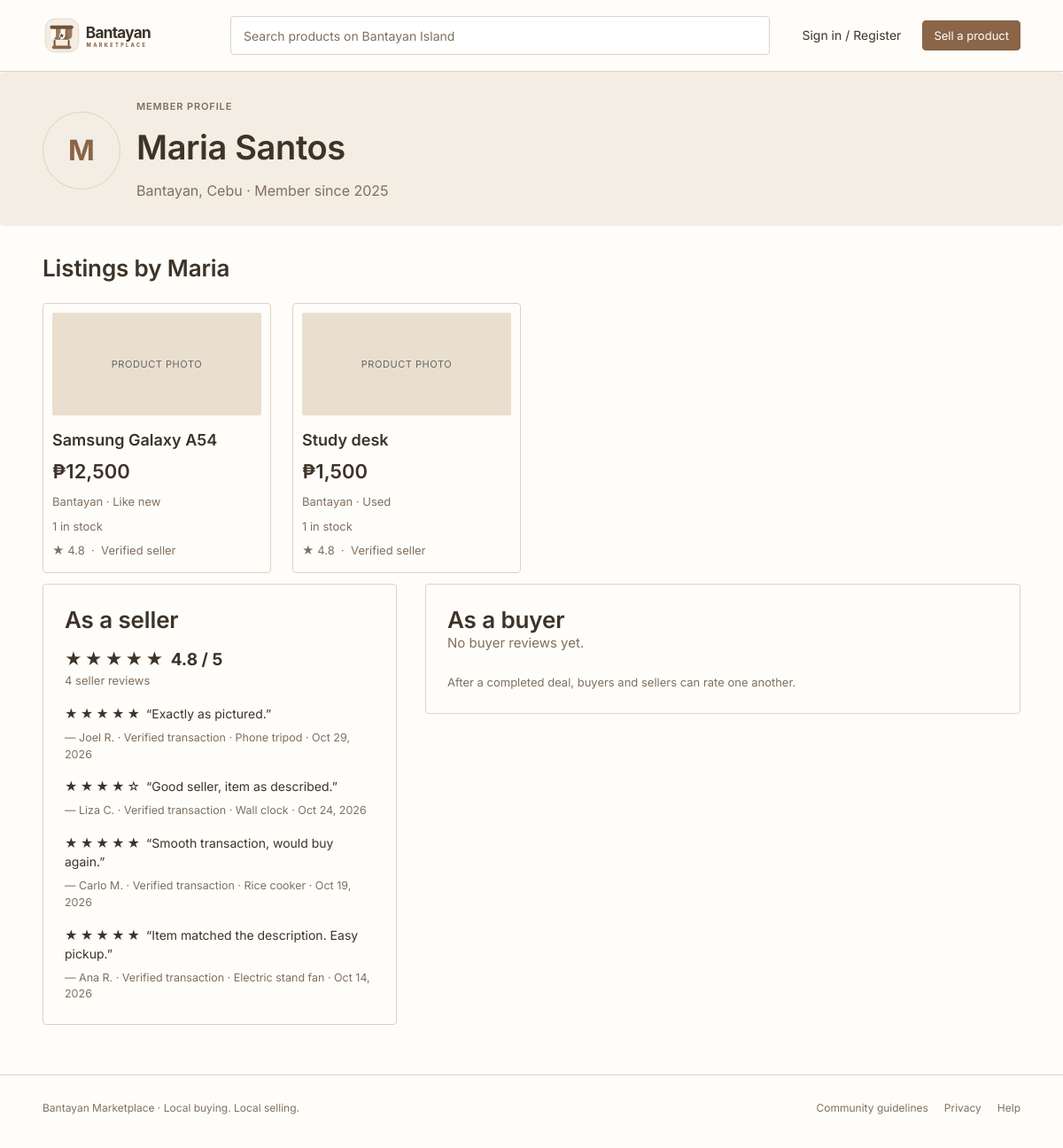
The page /seller.php?id=1 on the database its author committed.
### tables this page shows
CREATE TABLE IF NOT EXISTS users (
  id                 INT UNSIGNED NOT NULL AUTO_INCREMENT,
  firstname          VARCHAR(80)  NOT NULL,
  lastname           VARCHAR(80)  NOT NULL,
  username           VARCHAR(40)  NULL,
  email              VARCHAR(190) NULL,
  phone              VARCHAR(32)  NULL,
  phone_carrier      ENUM('globe','smart') NULL,
  email_verified_at  DATETIME     NULL,
  phone_verified_at  DATETIME     NULL,
  password_hash      VARCHAR(255) NOT NULL,
  town_id            INT UNSIGNED NOT NULL,
  role               ENUM('member','admin')      NOT NULL DEFAULT 'member',
  status             ENUM('active','restricted','deactivated') NOT NULL DEFAULT 'active',
  violation_count    INT UNSIGNED NOT NULL DEFAULT 0,
  profile_pic        VARCHAR(255) NULL,
  seller_background VARCHAR(255) NULL,
  terms_accepted_at  DATETIME     NOT NULL,
  face_verified_at   DATETIME     NULL,
  last_login_at      DATETIME     NULL,
  created_at         DATETIME     NOT NULL DEFAULT CURRENT_TIMESTAMP,
  updated_at         DATETIME     NOT NULL DEFAULT CURRENT_TIMESTAMP ON UPDATE CURRENT_TIMESTAMP,
  PRIMARY KEY (id),
  UNIQUE KEY uq_users_username (username),
  UNIQUE KEY uq_users_email (email),
  UNIQUE KEY uq_users_phone (phone),
  KEY idx_users_town (town_id),
  CONSTRAINT fk_users_town FOREIGN KEY (town_id) REFERENCES towns (id)
);

CREATE TABLE IF NOT EXISTS towns (
  id            INT UNSIGNED NOT NULL AUTO_INCREMENT,
  name          VARCHAR(60)  NOT NULL,
  slug          VARCHAR(60)  NOT NULL,
  PRIMARY KEY (id),
  UNIQUE KEY uq_towns_name (name),
  UNIQUE KEY uq_towns_slug (slug)
);

CREATE TABLE IF NOT EXISTS listings (
  id               INT UNSIGNED NOT NULL AUTO_INCREMENT,
  seller_id        INT UNSIGNED NOT NULL,
  category_id      INT UNSIGNED NULL,
  town_id          INT UNSIGNED NOT NULL,
  title            VARCHAR(150) NOT NULL,
  description      TEXT         NOT NULL,
  price            DECIMAL(10,2) NOT NULL DEFAULT 0.00,
  stock            INT UNSIGNED NOT NULL DEFAULT 1,
  item_condition   ENUM('new','like_new','used') NULL,
  status           ENUM('draft','pending','changes_requested','approved','rejected','removed','sold')
                   NOT NULL DEFAULT 'draft',
  submitted_at     DATETIME NULL,
  published_at     DATETIME NULL,
  sold_at          DATETIME NULL,
  created_at       DATETIME NOT NULL DEFAULT CURRENT_TIMESTAMP,
  updated_at       DATETIME NOT NULL DEFAULT CURRENT_TIMESTAMP ON UPDATE CURRENT_TIMESTAMP,
  PRIMARY KEY (id),
  KEY idx_listings_status_published (status, published_at),
  KEY idx_listings_category (category_id, status),
  KEY idx_listings_town (town_id),
  KEY idx_listings_seller (seller_id, status),
  KEY idx_listings_price (price),
  KEY idx_listings_stock (status, stock),
  CONSTRAINT chk_listings_price CHECK (price >= 0),
  CONSTRAINT fk_listings_seller   FOREIGN KEY (seller_id)   REFERENCES users (id),
  CONSTRAINT fk_listings_category FOREIGN KEY (category_id) REFERENCES categories (id),
  CONSTRAINT fk_listings_town     FOREIGN KEY (town_id)     REFERENCES towns (id)
);

CREATE TABLE IF NOT EXISTS reviews (
  id             INT UNSIGNED NOT NULL AUTO_INCREMENT,
  deal_id        INT UNSIGNED NOT NULL,
  reviewer_id    INT UNSIGNED NOT NULL,
  reviewee_id    INT UNSIGNED NOT NULL,
  reviewer_role  ENUM('buyer','seller') NOT NULL,
  rating         TINYINT UNSIGNED NOT NULL,
  comment        VARCHAR(500) NULL,
  created_at     DATETIME NOT NULL DEFAULT CURRENT_TIMESTAMP,
  PRIMARY KEY (id),
  UNIQUE KEY uq_review_once (deal_id, reviewer_id),
  KEY idx_reviews_reviewee (reviewee_id, reviewer_role),
  CONSTRAINT chk_reviews_rating  CHECK (rating BETWEEN 1 AND 5),
  CONSTRAINT chk_reviews_parties CHECK (reviewer_id <> reviewee_id),
  CONSTRAINT fk_reviews_deal     FOREIGN KEY (deal_id)     REFERENCES deals (id),
  CONSTRAINT fk_reviews_reviewer FOREIGN KEY (reviewer_id) REFERENCES users (id),
  CONSTRAINT fk_reviews_reviewee FOREIGN KEY (reviewee_id) REFERENCES users (id)
);

### src/helpers.php (called while the page is built, shortened)
<?php
function e(mixed $value): string
{
    return htmlspecialchars((string) $value, ENT_QUOTES | ENT_SUBSTITUTE, 'UTF-8');
}
function url(string $path = ''): string
{
    return BASE_PATH . '/' . ltrim($path, '/');
}
function money(float|int|string|null $amount): string
{
    $n = (float) $amount;
    $decimals = abs($n - round($n)) < 0.005 ? 0 : 2;
    return '₱' . number_format($n, $decimals);
}
function date_pretty(?string $datetime): string
{
    $ts = $datetime ? strtotime($datetime) : false;
    return $ts ? date('M j, Y', $ts) : '';
}
function condition_label(?string $c): string
{
    return match ($c) {
        'new' => 'New',
        'like_new' => 'Like new',
        'used' => 'Used',
        default => '',
    };
}
function full_name(array $row, string $prefix = ''): string
{
    return trim(($row[$prefix . 'firstname'] ?? '') . ' ' . ($row[$prefix . 'lastname'] ?? ''));
}
function short_name(array $row, string $prefix = ''): string
{
    $first = (string) ($row[$prefix . 'firstname'] ?? '');
    $last = (string) ($row[$prefix . 'lastname'] ?? '');
    return trim($first . ($last !== '' ? ' ' . mb_strtoupper(mb_substr($last, 0, 1)) . '.' : ''));
}
function town_label(string $town): string
{
    return $town . ', Cebu';
}
function repo(string $class): object
{
    static $cache = [];
    return $cache[$class] ??= new $class(Database::getConnection());
}
function render(string $view, array $data = [], array $layout = []): void
{
    extract($data, EXTR_SKIP);
    require VIEW_PATH . '/' . $view . '.php';
    require VIEW_PATH . '/layout.php';
}
function stars(float|int|null $rating): string
{
    $n = max(0, min(5, (int) round((float) $rating)));
    return str_repeat('★', $n) . str_repeat('☆', 5 - $n);
}

### seller.php (called while the page is built, shortened)
<?php
$users = repo(UserRepository::class);
$seller = $users->find((int) ($_GET['id'] ?? 0));
$sid = (int) $seller['id'];
$deals = repo(DealRepository::class);
render('seller', [
    'seller' => $seller,
    'ratings' => $users->ratings($sid),
    'sellerReviews' => $deals->reviewsFor($sid, 'seller', 20),
    'buyerReviews' => $deals->reviewsFor($sid, 'buyer', 10),
    'items' => repo(ListingRepository::class)->search(['seller_id' => $sid, 'status' => 'approved'], 1, 12)['items'],
], ['title' => full_name($seller) . ' · ' . APP_NAME, 'tab' => 'explore']);

### src/Repository/Repository.php (called while the page is built, shortened)
<?php
abstract class Repository
{
    protected function all(string $sql, array $params = []): array
    {
        $stmt = $this->db->prepare($sql);
        $stmt->execute($params);
        return $stmt->fetchAll();
    }
    protected function one(string $sql, array $params = []): ?array
    {
        $stmt = $this->db->prepare($sql);
        $stmt->execute($params);
        $row = $stmt->fetch();
        return $row === false ? null : $row;
    }
}

### src/Repository/UserRepository.php (called while the page is built, shortened)
<?php
final class UserRepository extends Repository
{
    public function find(int $id): ?array
    {
        return $this->one(self::BASE . ' WHERE u.id = ?', [$id]);
    }
}

### src/Database.php (called while the page is built, shortened)
<?php
final class Database
{
    private static ?PDO $connection = null;
    public static function getConnection(): PDO
    {
        if (self::$connection instanceof PDO) {
            return self::$connection;
        }
        $options = [
            PDO::ATTR_ERRMODE => PDO::ERRMODE_EXCEPTION,
            PDO::ATTR_DEFAULT_FETCH_MODE => PDO::FETCH_ASSOC,
            PDO::ATTR_EMULATE_PREPARES => false,
        ];
        try {
            $connection = new PDO(
                'mysql:host=' . DB_HOST . ';port=' . DB_PORT . ';dbname=' . DB_NAME . ';charset=utf8mb4',
                DB_USER,
                DB_PASS,
                $options
            );
            $connection->exec("SET time_zone = '+08:00'");
            self::$connection = $connection;
        } catch (PDOException $e) {
            http_response_code(500);
            echo '<!doctype html><meta charset="utf-8"><title>Database error</title>';
            echo '<body style="font-family:system-ui,sans-serif;max-width:640px;margin:60px auto;padding:0 20px;line-height:1.5">';
            echo '<h1>Cannot connect to the database</h1>';
            echo '<p>Check that the configured database server is available and that you imported '
                . '<code>database.sql</code> into database <code>' . htmlspecialchars(DB_NAME) . '</code>.</p>';
            if (APP_DEBUG) {
                echo '<p><small>Details: ' . htmlspecialchars($e->getMessage()) . '</small></p>';
            }
            exit;
        }
        return self::$connection;
    }
}

### src/Repository/ListingRepository.php (called while the page is built, shortened)
<?php
final class ListingRepository extends Repository
{
    public function search(array $f, int $page = 1, int $perPage = 12): array
    {
        [$where, $params] = $this->buildWhere($f);
        $total = (int) $this->value('SELECT COUNT(*) FROM ' . self::LIST_FROM . ' WHERE ' . $where, $params);
        $order = match ($f['sort'] ?? 'newest') {
            'price_asc' => 'l.price ASC, l.id DESC',
            'price_desc' => 'l.price DESC, l.id DESC',
            default => 'l.published_at DESC, l.id DESC',
        };
        $perPage = max(1, min(100, $perPage));
        $offset = max(0, ($page - 1) * $perPage);
        $items = $this->all(
            self::LIST_SELECT . ' FROM ' . self::LIST_FROM . ' WHERE ' . $where
            . ' ORDER BY ' . $order . ' LIMIT ' . $perPage . ' OFFSET ' . $offset,
            $params
        );
        return ['items' => $items, 'total' => $total];
    }
    private function buildWhere(array $f): array
    {
        $where = ['l.status = ?', 'l.stock > 0'];
        $params = [$f['status'] ?? 'approved'];
        $q = trim((string) ($f['q'] ?? ''));
        if (!empty($f['seller_id'])) {
            $where[] = 'l.seller_id = ?';
            $params[] = (int) $f['seller_id'];
        }
        return [implode(' AND ', $where), $params];
    }
}

### src/Repository/DealRepository.php (called while the page is built, shortened)
<?php
final class DealRepository extends Repository
{
    public function reviewsFor(int $userId, string $asRole, int $limit = 20): array
    {
        $writtenBy = $asRole === 'seller' ? 'buyer' : 'seller';
        $limit = max(1, min(100, $limit));
        return $this->all(
            "SELECT rv.id, rv.rating, rv.comment, rv.created_at,
                    u.firstname AS reviewer_firstname, u.lastname AS reviewer_lastname,
                    l.title AS listing_title
             FROM reviews rv
             JOIN users u ON u.id = rv.reviewer_id
             JOIN deals d ON d.id = rv.deal_id
             JOIN listings l ON l.id = d.listing_id
             WHERE rv.reviewee_id = ? AND rv.reviewer_role = ?
             ORDER BY rv.created_at DESC, rv.id DESC
             LIMIT $limit",
            [$userId, $writtenBy]
        );
    }
}

### views/seller.php (the view, shortened to what this page needs)
<?php
$sr = $ratings['seller'];
$br = $ratings['buyer'];
?>
<section
    class="wrap page-head seller-profile-head<?= !empty($seller['seller_background']) ? ' has-background' : '' ?>"
>
    <div class="account-heading">
        <div class="profile-avatar">
            <?php if (!empty($seller['profile_pic'])): ?>
                <img src="<?= e(url((string) $seller['profile_pic'])) ?>" alt="<?= e(full_name($seller)) ?>">
            <?php else: ?>
                <span><?= e(mb_strtoupper(mb_substr((string) $seller['firstname'], 0, 1))) ?></span>
            <?php endif; ?>
        </div>
        <div>
            <p class="eyebrow">MEMBER PROFILE</p>
            <h1 class="h1"><?= e(full_name($seller)) ?></h1>
            <p class="lead"><?= e(town_label($seller['town_name'])) ?> · Member since <?= e(date('Y', strtotime((string) $seller['created_at']))) ?></p>
        </div>
    </div>
</section>
<section class="wrap section pad-bottom">
    <h2 class="h2">Listings by <?= e($seller['firstname']) ?></h2>
    <div class="grid">
        <?php foreach ($items as $card): ?><?php include VIEW_PATH . '/partials/card.php'; ?><?php endforeach; ?>
    </div>
</section>
<section class="wrap pad-bottom two-col">
    <div class="panel">
        <h2 class="h2">As a seller</h2>
        <?php if ($sr['count']): ?>
            <p class="rating-big"><span class="stars"><?= e(stars($sr['avg'])) ?></span> <strong><?= e(number_format((float) $sr['avg'], 1)) ?> / 5</strong></p>
            <p class="muted small"><?= (int) $sr['count'] ?> seller review<?= $sr['count'] === 1 ? '' : 's' ?></p>
        <?php else: ?><p class="muted">No seller reviews yet.</p><?php endif; ?>
        <?php foreach ($sellerReviews as $r): ?>
            <blockquote class="quote">
                <span class="stars"><?= e(stars($r['rating'])) ?></span> “<?= e($r['comment'] ?: 'Rated ' . $r['rating'] . ' out of 5.') ?>”
                <cite>— <?= e(short_name($r, 'reviewer_')) ?> · Verified transaction · <?= e($r['listing_title']) ?> · <?= e(date_pretty($r['created_at'])) ?></cite>
            </blockquote>
        <?php endforeach; ?>
    </div>
    <div class="panel">
        <h2 class="h2">As a buyer</h2>
        <?php if ($br['count']): ?>
            <p class="rating-big"><span class="stars"><?= e(stars($br['avg'])) ?></span> <strong><?= e(number_format((float) $br['avg'], 1)) ?> / 5</strong></p>
            <p class="muted small"><?= (int) $br['count'] ?> buyer review<?= $br['count'] === 1 ? '' : 's' ?></p>
        <?php else: ?><p class="muted">No buyer reviews yet.</p><?php endif; ?>
        <p class="small muted top-gap">After a completed deal, buyers and sellers can rate one another.</p>
    </div>
</section>

### views/partials/card.php
<?php
$rating = [];
if ($card['seller_rating'] !== null) {
    $rating[] = '★ ' . number_format((float) $card['seller_rating'], 1);
} else {
    $rating[] = 'No reviews yet';
}
?>
<a class="card" href="<?= e(url('listing.php?id=' . (int) $card['id'])) ?>">
    <div class="photo">
        <?php if (!empty($card['cover'])): ?>
            <img src="<?= e(url($card['cover'])) ?>" alt="" loading="lazy">
        <?php else: ?>
            <span>PRODUCT PHOTO</span>
        <?php endif; ?>
    </div>
    <h3 class="card-title"><?= e($card['title']) ?></h3>
    <p class="card-price"><?= e(money($card['price'])) ?></p>
    <p class="card-meta"><?= e($card['town_name']) ?><?= $card['item_condition'] ? ' · ' . e(condition_label($card['item_condition'])) : '' ?></p>
    <p class="card-meta"><?= (int) $card['stock'] ?> in stock</p>
    <p class="card-rating"><?= e($rating[0]) ?><?php if ((int) $card['seller_verified'] === 1): ?> &nbsp;·&nbsp; Verified<span class="hide-mobile"> seller</span><?php endif; ?></p>
</a>

### rows shown on the page
users: firstname "M", full_name($seller) "Maria Santos", town.name "Bantayan, Cebu", created_at "2025", firstname "Maria"
listings: title "Samsung Galaxy A54", price "₱12,500", town.name "Bantayan", item_condition "Like new", stock "1"
listings: title "Study desk", price "₱1,500", town.name "Bantayan", item_condition "Used", stock "1"
reviews: rating "★★★★★", comment "Exactly as pictured.", reviewer.lastname "Joel R.", listings.title "Phone tripod", created_at "Oct 29, 2026"
reviews: rating "★★★★☆", comment "Good seller, item as described.", reviewer.lastname "Liza C.", listings.title "Wall clock", created_at "Oct 24, 2026"
reviews: rating "★★★★★", comment "Smooth transaction, would buy again.", reviewer.lastname "Carlo M.", listings.title "Rice cooker", created_at "Oct 19, 2026"
reviews: rating "★★★★★", comment "Item matched the description. Easy pickup.", reviewer.lastname "Ana R.", listings.title "Electric stand fan", created_at "Oct 14, 2026"

### other values the page prints
stars($sr['avg']) "★★★★★"
$sr['avg'] "4.8"
$sr['count'] "4"
$text "Bantayan Marketplace · Local buying. Local selling."
$label "Community guidelines"
$label "Privacy"
$label "Help"
